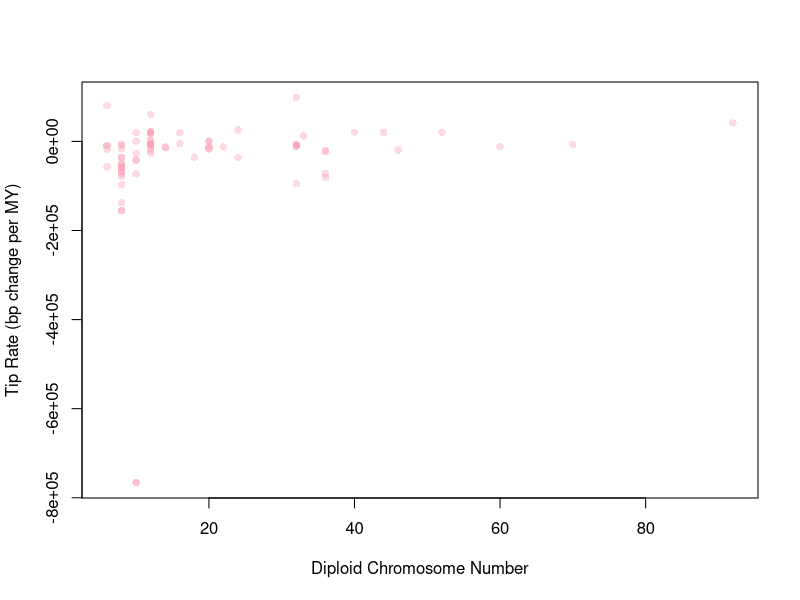

The R source for this figure:
#load in data
dat.rates.chrom <- read.csv("dat.rates.chrom.csv")

#plot the microsatellite content in bp/Mbp and the diploid chromosome number
plot(dat.rates.chrom$rates.evol~dat.rates.chrom$diploid.num,
     xlab = "Diploid Chromosome Number",
     ylab = "Tip Rate (bp change per MY)",
     pch = 16,
     col = rgb(250, 159, 181, 100,
               maxColorValue = 255))

# export pdf at 4.3" x 4.3"
